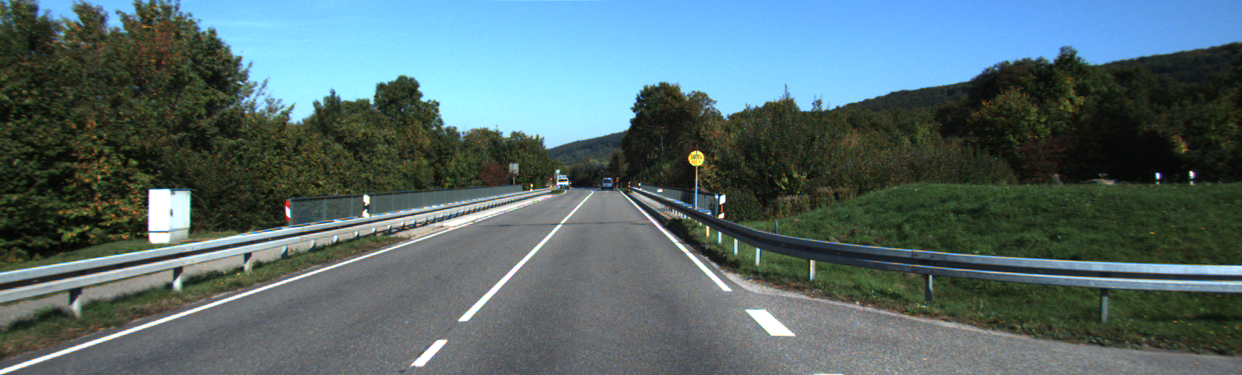
//> input picture lab4/street_scene.png, 1242 x 375 px
$ ./task3 street_scene.png   (built with g++ and OpenCV 4)
//> lines starting //> are read from the running program, lines starting //| are printed output that depends on the picture
### lab4/EventStruct.hpp
#pragma once
#include <opencv2/highgui.hpp>

struct EventStruct{
  int threshold;
  int sigma;
  int hough;
  int rads;
  cv::Mat image;
  cv::Mat gray_scale;
};

### lab4/trackBarsFuncs.hpp
#pragma once

void trackBarChangeHough(int pos, void* userdata);

void trackBarChangeThreshold(int pos, void* userdata);

void trackBarChangeSigma(int pos, void* userdata);

void trackBarChangeRads(int pos, void* userdata);

### lab4/trackBarsFuncs.cpp
#pragma once
#include <opencv2/highgui.hpp>
#include <opencv2/imgproc.hpp>
#include "EventStruct.hpp"

using namespace cv;

// [33 lines left out: function trackBarChangeThreshold, not called in this run]

void trackBarChangeSigma(int pos, void* userdata) {
  EventStruct* event = (EventStruct*) userdata;
  event->sigma = pos;

  Mat edges(event->image.rows, event->image.cols, CV_8U);
  GaussianBlur(event->gray_scale, edges, Size(5,5), event->sigma);

  Canny(edges, edges, event->threshold, 3 * event->threshold, 3, false);

  std::vector<Vec2f> lines;
  HoughLines(edges, lines, 1, CV_PI/event->rads, event->hough, 0, 0);

  // Displaying hough lines [TODO]
  Mat hough_lines = event->image.clone();
  for( size_t i = 0; i < lines.size(); i++ )
  {
     float rho = lines[i][0], theta = lines[i][1];
     Point pt1, pt2;
     double a = cos(theta), b = sin(theta);
     double x0 = a*rho, y0 = b*rho;
     pt1.x = cvRound(x0 + 10000*(-b));
     pt1.y = cvRound(y0 + 10000*(a));
     pt2.x = cvRound(x0 - 10000*(-b));
     pt2.y = cvRound(y0 - 10000*(a));
     line(hough_lines, pt1, pt2, Scalar(0,0,255));
  }
  imshow("Threshold", hough_lines);

  return;
}

void trackBarChangeHough(int pos, void* userdata) {
  EventStruct* event = (EventStruct*) userdata;
  event->hough = pos;

  Mat edges(event->image.rows, event->image.cols, CV_8U);
  GaussianBlur(event->gray_scale, edges, Size(5,5), event->sigma);

  Canny(edges, edges, event->threshold, 3 * event->threshold, 3, false);

  std::vector<Vec2f> lines;
  HoughLines(edges, lines, 1, CV_PI/event->rads, event->hough, 0, 0);

  // Displaying hough lines [TODO]
  Mat hough_lines = event->image.clone();
  for( size_t i = 0; i < lines.size(); i++ )
  {
     float rho = lines[i][0], theta = lines[i][1];
     Point pt1, pt2;
     double a = cos(theta), b = sin(theta);
     double x0 = a*rho, y0 = b*rho;
     pt1.x = cvRound(x0 + 10000*(-b));
     pt1.y = cvRound(y0 + 10000*(a));
     pt2.x = cvRound(x0 - 10000*(-b));
     pt2.y = cvRound(y0 - 10000*(a));
     line(hough_lines, pt1, pt2, Scalar(0,0,255));
  }

  imshow("Threshold", hough_lines);
  return;
}

void trackBarChangeRads(int pos, void* userdata) {
  EventStruct* event = (EventStruct*) userdata;
  event->rads = pos;

  Mat edges(event->image.rows, event->image.cols, CV_8U);
  GaussianBlur(event->gray_scale, edges, Size(5,5), event->sigma);

  Canny(edges, edges, event->threshold, 3 * event->threshold, 3, false);

  std::vector<Vec2f> lines;
  HoughLines(edges, lines, 1, CV_PI/event->rads, event->hough, 0, 0);

  // Displaying hough lines [TODO]
  Mat hough_lines = event->image.clone();
  for( size_t i = 0; i < lines.size(); i++ )
  {
     float rho = lines[i][0], theta = lines[i][1];
     Point pt1, pt2;
     double a = cos(theta), b = sin(theta);
     double x0 = a*rho, y0 = b*rho;
     pt1.x = cvRound(x0 + 10000*(-b));
     pt1.y = cvRound(y0 + 10000*(a));
     pt2.x = cvRound(x0 - 10000*(-b));
     pt2.y = cvRound(y0 - 10000*(a));
     line(hough_lines, pt1, pt2, Scalar(0,0,255));
  }
  imshow("Threshold", hough_lines);

  return;
}

### lab4/task3.cpp
/*
  I was not able to fill the street as asked
*/
#include <opencv2/highgui.hpp>
#include <opencv2/imgproc.hpp>
#include <iostream>
#include "trackBarsFuncs.hpp"
#include "EventStruct.hpp"


using namespace cv;

int main (int argc, char** argv) {
  if (argc < 2) {
    std::cout << "The usage is ./exec <image_path>\n";
    return -1;
  }

  Mat img = imread(argv[1]);
//> img is the input picture: 375 rows x 1242 cols, CV_8UC3; mean B, G, R 109, 106.5, 85.4

  if (img.data == NULL) {
    std::cout << "Pleace choose an existing image path\n";
    return -1;
  }

  EventStruct* my_pane = new EventStruct;
  my_pane->threshold = 0;
  my_pane->sigma = 1.5;
  my_pane->hough = 120;
  my_pane->image = img;
  my_pane->rads = 180;
  cvtColor(img, my_pane->gray_scale, COLOR_BGR2GRAY);
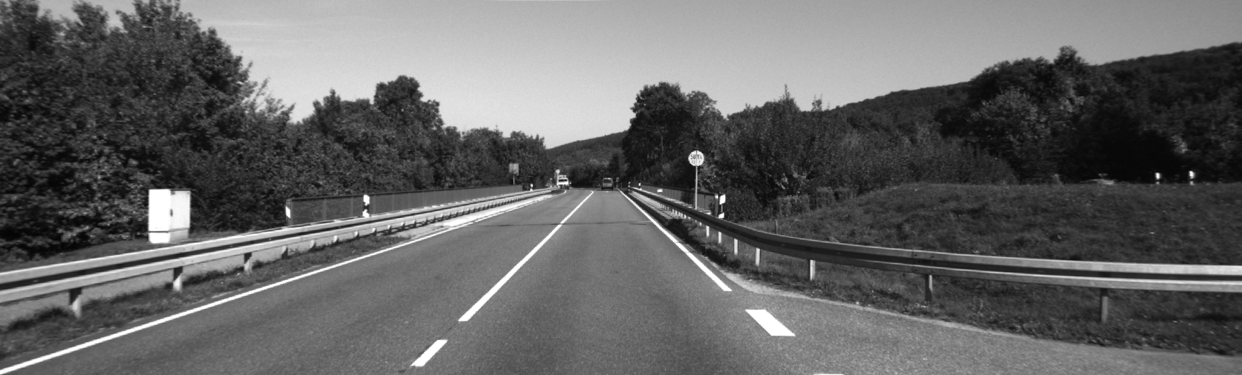
//> my_pane->gray_scale: 375 rows x 1242 cols, CV_8UC1; min 4, max 255, mean 100.5

  namedWindow("Threshold");

  createTrackbar("Min Threshold: ", "Threshold", nullptr, 100, trackBarChangeThreshold, (void*) my_pane);
  setTrackbarPos("Min Threshold: ", "Threshold", my_pane->threshold);

  createTrackbar("Sigma: ", "Threshold", nullptr, 100, trackBarChangeSigma, (void*) my_pane);
  setTrackbarPos("Sigma: ", "Threshold", my_pane->sigma);
//> in trackBarChangeSigma, `Canny(edges, edges, event->threshold, 3 * event->threshold, 3, false);`:
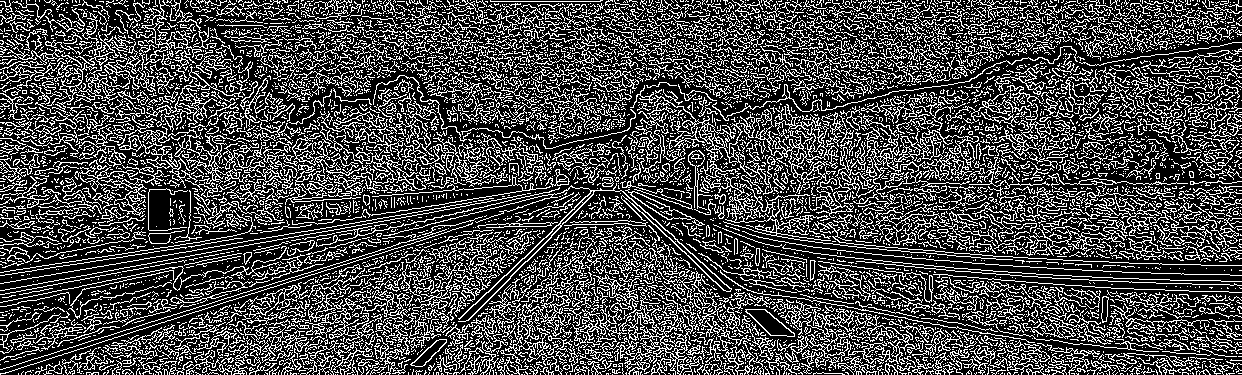
//> edges: 375 rows x 1242 cols, CV_8UC1; 28.7% white in thin lines or dots
//> in trackBarChangeSigma, `HoughLines(edges, lines, 1, CV_PI/event->rads, event->hough, 0, 0);`: lines = 21276 items
//> the loop in trackBarChangeSigma, `for( size_t i = 0; i < lines.size(); i++ )` made 21276 passes
//> (rho, theta, a, b, x0, y0) on passes 2 to 4: (373, 1.57, -4.37e-08, 1, -1.63e-05, 373), (139, 1.76, -0.191, 0.982, -26.52, 136.4), (194, 1.5, 0.0698, 0.998, 13.53, 193.5)
//> after the loop in trackBarChangeSigma, `for( size_t i = 0; i < lines.size(); i++ )`:
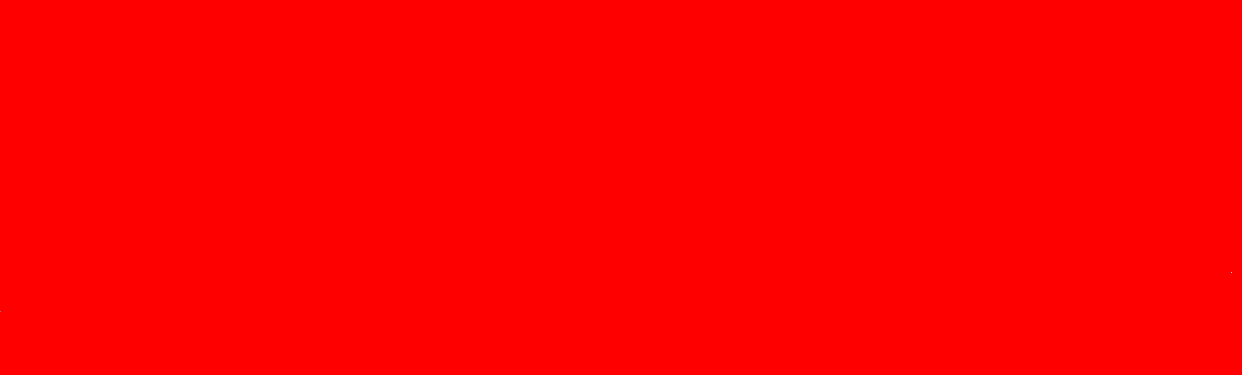
//> hough_lines: 375 rows x 1242 cols, CV_8UC3; mean B, G, R 0, 0, 255

  createTrackbar("Hough Threshold: ", "Threshold", nullptr, 600, trackBarChangeHough, (void*) my_pane);
  setTrackbarPos("Hough Threshold: ", "Threshold", my_pane->hough);
//> the loop in trackBarChangeHough, `for( size_t i = 0; i < lines.size(); i++ )` made 21276 passes

  createTrackbar("Rads hough: ", "Threshold", nullptr, 180, trackBarChangeRads, (void*) my_pane);
  setTrackbarPos("Rads hough: ", "Threshold", my_pane->rads);

  imshow("Threshold", my_pane->image);
  waitKey(0);

  delete(my_pane);
  return 0;
}
